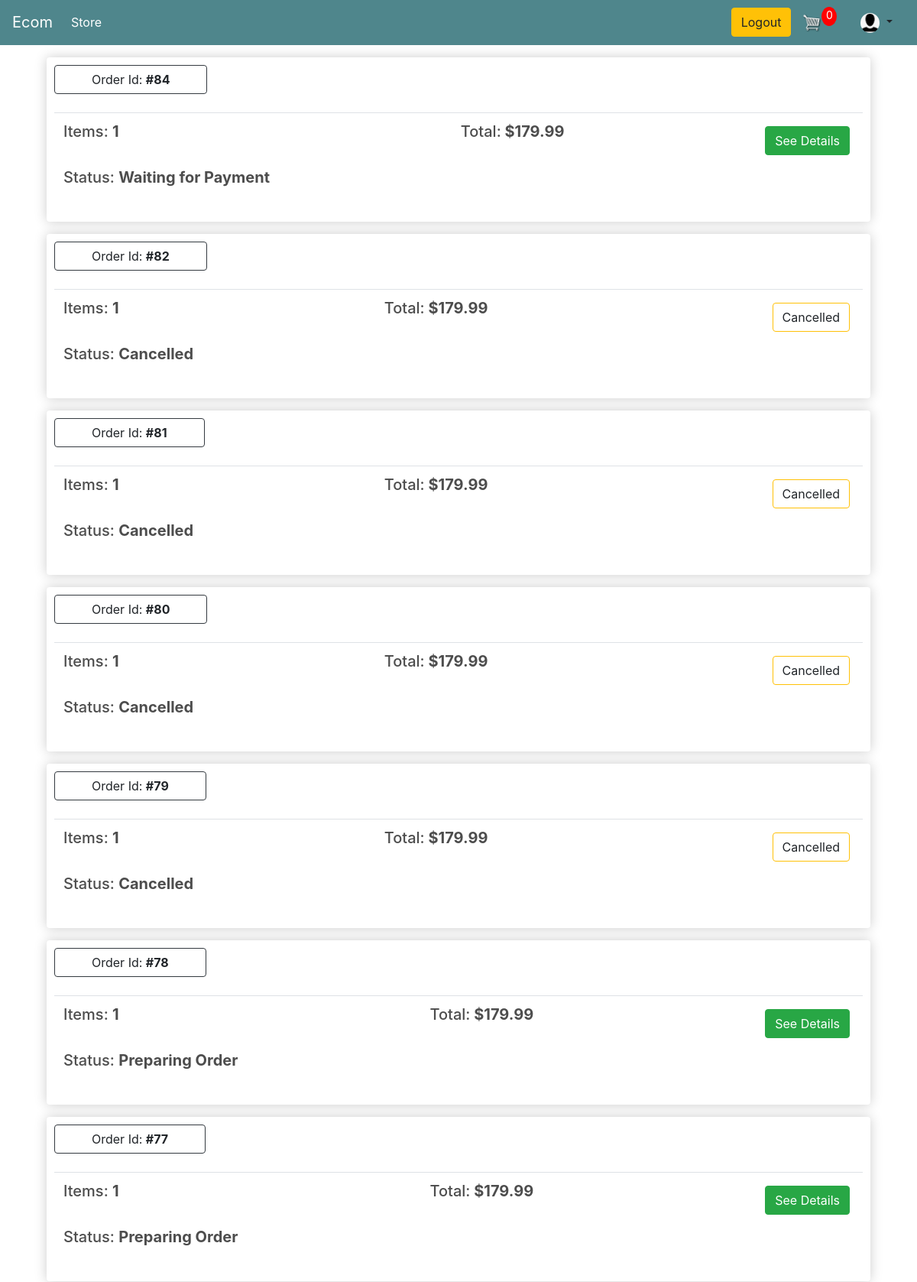
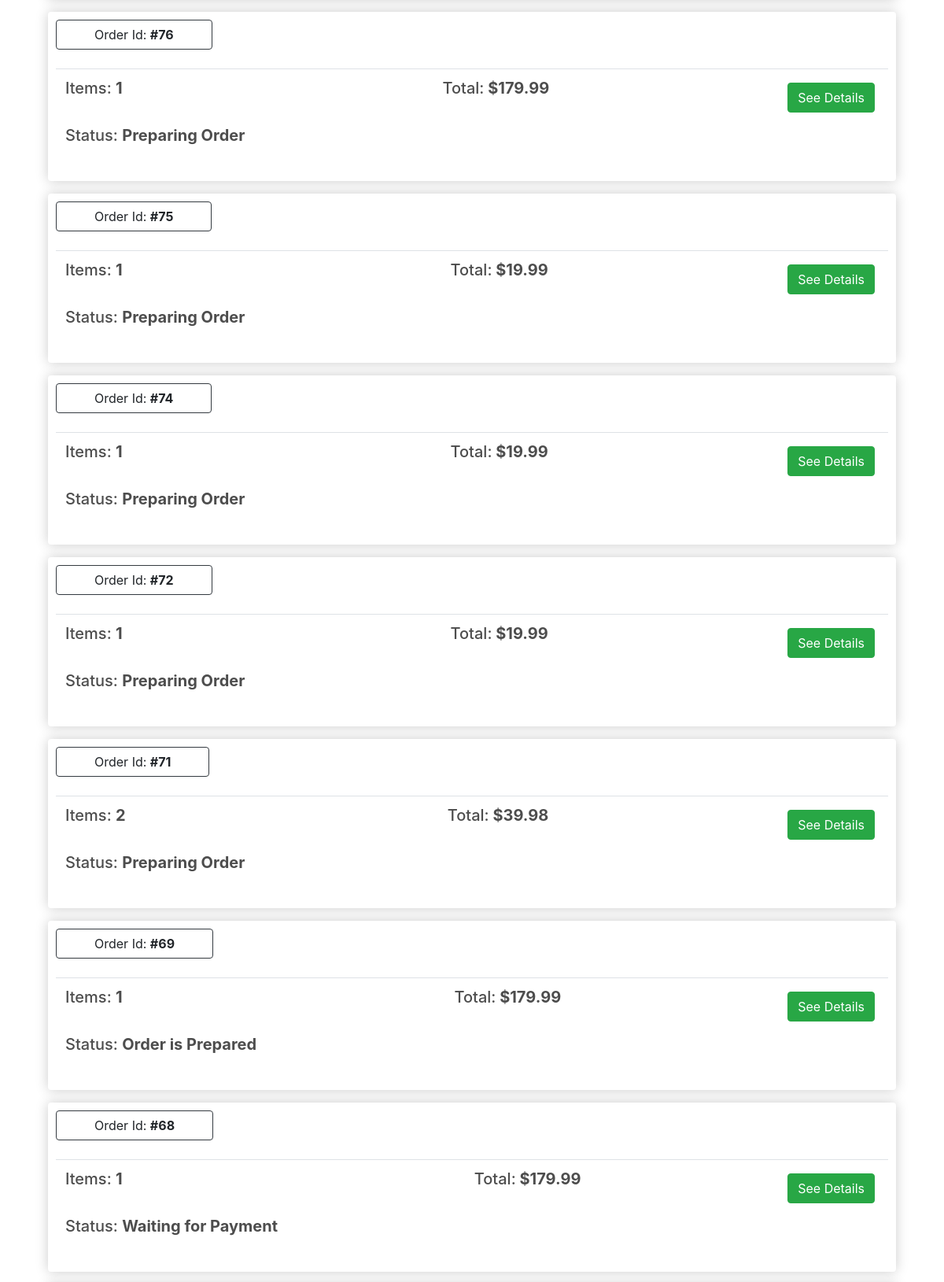
The app's page /order-list/ (signed in, upper part) with its own data (2 pictures, top to bottom).
### store/models.py (models this page shows, shortened)
class Customer(models.Model):
    id = models.AutoField(primary_key=True)
    user = models.OneToOneField(User, on_delete=models.CASCADE, default='', related_name='customer', null=True)
    name = models.CharField(max_length=200, null=True)
    email = models.EmailField(max_length=200, null=True)
    image = models.ImageField(default='default.png', upload_to="profile_pics")

class Order(models.Model):
    STATUS_CHOICES = (
        (0, 'Waiting for Payment'),
        (1, 'Preparing Order'),
        (2, 'Order is Prepared'),
        (3, 'Order in Shipping'),
        (4, 'Order is Delivered'),
        (5, 'Cancelled')
    )
    PAYMENT_OPTION_CHOICES = (
        ('Cash On Delivery', 'Cash On Delivery'),
        ('Bkash', 'Bkash'),
    )
    customer = models.ForeignKey(Customer, on_delete=models.SET_NULL, null=True, blank=True)
    order_status = models.IntegerField('Order Status', choices=STATUS_CHOICES, default=0)
    payment_option = models.CharField('Payment Options', choices=PAYMENT_OPTION_CHOICES, max_length=20, default='Cash On Delivery')
    created = models.DateTimeField('Created in', auto_now_add=True)
    modified = models.DateTimeField('Modified in', auto_now=True)
    transaction_id = models.CharField(max_length=100, null=True)
    class Meta:
        verbose_name = 'Order'
        ordering = ('-created',)
    def __str__(self) -> str:
        return f'Order #{self.pk} - Customer: {self.customer.user} - Status: {self.order_status}'
    @property
    def get_order_total(self):
        order_items = self.orderitem_set.all()
        total = sum([item.get_total for item in order_items])
        return total
    @property
    def get_number_of_items(self):
        order_items = self.orderitem_set.all()
        total = sum([item.quantity for item in order_items])
        return total

class OrderItem(models.Model):
    product = models.ForeignKey(Product, on_delete=models.SET_NULL, null=True, blank=True)
    order = models.ForeignKey(Order, on_delete=models.SET_NULL, null=True, blank=True)
    quantity = models.IntegerField(default=0, null=True, blank=True)
    date_added = models.DateTimeField(auto_now_add=True)
    @property
    def get_total(self):
        return self.quantity * self.product.price

class Product(models.Model):
    name = models.CharField(max_length=200, null=True)
    price = models.FloatField()
    discount_price = models.FloatField(default=0.0)
    digital = models.BooleanField(default=False, null=True, blank=True)
    image = models.ImageField(null=True, blank=True)

### customers/views.py (the view)
# urls.py: path('order-list/', customer_views.orderList, name = 'order-list'),
@login_required
def orderList(request):
    cookieData = cartData(request=request)
    orders = Order.objects.order_by('-id').filter(customer = request.user.customer)
    print('in orderList()------> ORDERS: ', orders)
    context={ 'orders' : orders, 'noOfCartItems':  cookieData['noOfCartItems']}
    return render(request, 'customers/order-list.html', context)

### store/models.py (called while the page is built)
    @property
    def get_all_cart_item_count(self):
        cart_items = self.cartitem_set.all()
        return sum([item.quantity for item in cart_items])

### store/utils.py (called while the page is built)
def cartData(request):
    if request.user.is_authenticated:
        customer = request.user.customer
        cart, created = Cart.objects.get_or_create(customer=customer)
        items = cart.cartitem_set.all()
        noOfCartItems = cart.get_all_cart_item_count
    else:
        cookieData = cookieCart(request=request)
        noOfCartItems = cookieData['noOfCartItems']
        cart = cookieData['cart']
        items = cookieData['items']
    return {
        'noOfCartItems': noOfCartItems,
        'cart': cart,
        'items': items
    }

### templates/customers/order-list.html (shortened to what this page needs)
{% extends 'store/main.html' %}
{% load static %}
{% block content %}
    {% if orders|length == 0 %}
        <h1 style="float:center;">No order history found!</h1>
    {% else %}
        {% for order in orders %}
            {% if order.get_number_of_items > 0 %}
                <div class="box-element m-3">
                    <a  class="btn btn-outline-dark pl-5 pr-5">Order Id: <strong>#{{order.id}}</strong></a>
                    <br>
                    <br>
                    <table class="table">
                        <tr>
                            <th><h5>Items: <strong>{{ order.get_number_of_items }} </strong></h5></th>
                            <th><h5>Total:<strong> ${{order.get_order_total|floatformat:2}} </strong></h5></th>
                            <th>
                                {% if order.order_status != 5 %}
                                    <a  style="float:right; margin:5px;" class="btn btn-success" href="{% url 'order-details' order.id %}">See Details</a>
                                {% else %}
                                    <a  style="float:right; margin:5px;" class="btn btn-outline-warning">Cancelled</a>
                                {% endif %}
                            </th>
                        </tr>
                        <td style="border:0; padding-top:0;">
                            <h5>Status: <strong> {{ order.get_order_status_display }} </strong></h5>
                        </td>
                    </table>
                </div>
            {% endif %}
        {% endfor %}
    {% endif %}
    <link rel="stylesheet" href="https://cdn.jsdelivr.net/npm/pixeden-stroke-7-icon@1.2.3/pe-icon-7-stroke/dist/pe-icon-7-stroke.min.css">
    <link href="https://cdn.jsdelivr.net/npm/bootstrap@4.4.1/dist/css/bootstrap.min.css" rel="stylesheet">
{% endblock content %}

### templates/store/main.html (shortened to what this page needs)
<!DOCTYPE html>
{% load static %}
<html>
    <head>
           <link rel="stylesheet" href="https://stackpath.bootstrapcdn.com/bootstrap/4.4.1/css/bootstrap.min.css">
           <link rel="stylesheet" type="text/css" href="{% static 'css/main.css' %}">
            <link href="https://cdn.jsdelivr.net/npm/bootstrap@4.4.1/dist/css/bootstrap.min.css" rel="stylesheet">
            <link rel="stylesheet" href="https://cdn.jsdelivr.net/npm/pixeden-stroke-7-icon@1.2.3/pe-icon-7-stroke/dist/pe-icon-7-stroke.min.css">
    </head>
    <body>
        <nav class="navbar navbar-expand-lg navbar-dark bg-dark" style="background-color:#4f868c !important">
            <a class="navbar-brand" href="{% url 'store' %}">Ecom</a>
            <div class="collapse navbar-collapse" id="navbarSupportedContent">
                <ul class="navbar-nav mr-auto">
                    <li class="nav-item active">
                        <a class="nav-link" href="{% url 'store' %}">Store <span class="sr-only">(current)</span></a>
                    </li>
                </ul>
                <div class="form-inline my-2 my-lg-0">
                    {% if user.is_authenticated %}
                        <a href={%url 'logout'%} class="btn btn-warning">Logout</a>
                    {% else %}
                        <a href={%url 'login'%} class="btn btn-warning mr-3">Login</a>
                        {% comment %} <a class="nav-item nav-link" href={%url 'login'%}>Login</a> {% endcomment %}
                        <a href={%url 'register'%} class="btn btn-success">Register</a>
                    {% endif %}
                    <a href="{% url 'cart' %}">
                        <img  id="cart-icon" src="{% static 'images/cart.png' %}">
                    </a>
                    <p id="cart-total">{{ noOfCartItems }}</p>
                </div>
                <div class="nav-item dropdown p-0 m-0">
                    <a class="nav-link dropdown-toggle" role="button" data-toggle="dropdown" aria-haspopup="true" aria-expanded="false">
                        <img id="profile-icon" class="rounded-circle article-img" src="{{ request.user.customer.image.url }}">
                    </a>
                </div>
            </div>
        </nav>
         <div class="container">
            {% block content %}
            {% endblock content %}
         </div>
    </body>
</html>

### static/css/main.css (style rules this page uses)
body { background-color: hsl(0, 0%, 98%); }
h1,h2,h3,h4,h5,h6 { color:hsl(0, 0%, 30%); }
.box-element { box-shadow:hsl(0, 0%, 80%) 0 0 16px; background-color: #fff; border-radius: 4px; padding: 10px; }
.bg-dark { background-color: #4f868c!important; }
#cart-icon { width:25px; display: inline-block; margin-left: 15px; }
#profile-icon { width:25px; display: inline-block; margin-left: 15px; }
#cart-total { display: block; text-align: center; color:#fff; background-color: red; width: 20px; height: 25px; border-radius: 50%; font-size: 14px; }
.btn { border-radius: 0; }

### records on screen
Order: id "84", get_number_of_items "1", get_order_total "179.99", shows "See Details", order_status "Waiting for Payment"
Order: id "82", get_number_of_items "1", get_order_total "179.99", shows "Cancelled", order_status "Cancelled"
Order: id "81", get_number_of_items "1", get_order_total "179.99", shows "Cancelled", order_status "Cancelled"
Order: id "80", get_number_of_items "1", get_order_total "179.99", shows "Cancelled", order_status "Cancelled"
Order: id "79", get_number_of_items "1", get_order_total "179.99", shows "Cancelled", order_status "Cancelled"
Order: id "78", get_number_of_items "1", get_order_total "179.99", shows "See Details", order_status "Preparing Order"
Order: id "77", get_number_of_items "1", get_order_total "179.99", shows "See Details", order_status "Preparing Order"
Order: id "76", get_number_of_items "1", get_order_total "179.99", shows "See Details", order_status "Preparing Order"
Order: id "75", get_number_of_items "1", get_order_total "19.99", shows "See Details", order_status "Preparing Order"
Order: id "74", get_number_of_items "1", get_order_total "19.99", shows "See Details", order_status "Preparing Order"
Order: id "72", get_number_of_items "1", get_order_total "19.99", shows "See Details", order_status "Preparing Order"
Order: id "71", get_number_of_items "2", get_order_total "39.98", shows "See Details", order_status "Preparing Order"
Order: id "69", get_number_of_items "1", get_order_total "179.99", shows "See Details", order_status "Order is Prepared"
Order: id "68", get_number_of_items "1", get_order_total "179.99", shows "See Details", order_status "Waiting for Payment"

### other values on screen
{{ noOfCartItems }} "0"
